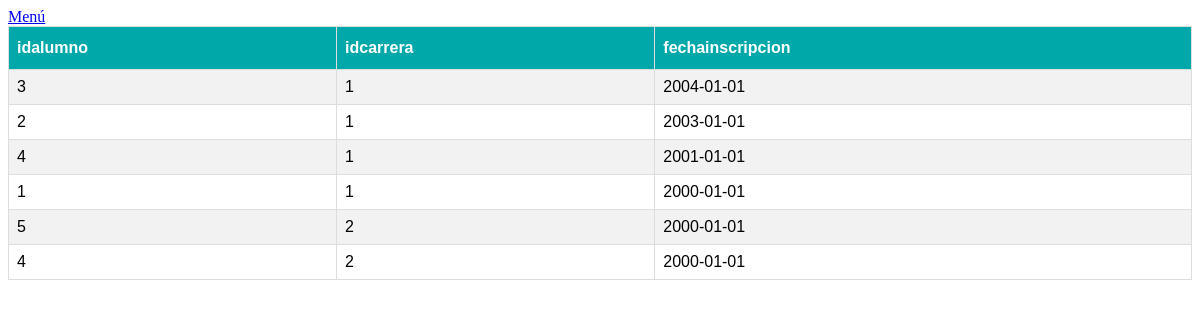
Page /vistas/vistaInscripcionesCarrera.php on the committed database.
### tables this page shows
CREATE TABLE inscripciones_carrera(
    idalumno 		integer NOT NULL REFERENCES alumno (identificador),
    idcarrera		integer NOT NULL REFERENCES carrera (identificador),
    fechainscripcion	date NOT NULL
);

### vistas/vistaInscripcionesCarrera.php (the view, shortened to what this page needs)
<?php
	include __DIR__ . '/../head.php';
?>
<body>
	<div id="cards" class="cards">
		<a href="../index.php">Menú</a><br>
		<?php
			$tableName = 'inscripciones_carrera';
			$primerColumna = 'fechainscripcion';
			include __DIR__ . "/../defines.php";
			$sql = "SHOW COLUMNS FROM $tableName";
			$result = mysqli_query($mysqli, $sql);
			while($x = mysqli_fetch_assoc($result)){
				$fields[] = $x['Field'];
			}
			echo "<table id='tablaDatos'><tr>";
			foreach($fields as $f){
				echo "<th>$f</th>";
			}
			echo "</tr>";
			$sql = "SELECT * FROM $tableName ORDER BY $primerColumna DESC";
			if ($result=mysqli_query($mysqli,$sql))
			{
				while ($row=mysqli_fetch_row($result))
				{
					echo "<tr>";
					foreach($row as $key => $value){
						echo "<td>$value</td>";
					}
					echo "</tr>";
				}
			}else{
				echo $result->$error;
			}
			echo "</table>";
		?>
	</div>
</body>
</html>

### css/style.css (style rules this page uses)
#tablaDatos { font-family: "Trebuchet MS", Arial, Helvetica, sans-serif; border-collapse: collapse; width: 100%; }
#tablaDatos td, #tablaDatos th { border: 1px solid #ddd; padding: 8px; }
#tablaDatos tr:nth-child(even) { background-color: #f2f2f2; }
#tablaDatos th { padding-top: 12px; padding-bottom: 12px; text-align: left; background-color: #00A8A9; color: white; }

### rows in the picture
inscripciones_carrera: idalumno "3", idcarrera "1", fechainscripcion "2004-01-01"
inscripciones_carrera: idalumno "2", idcarrera "1", fechainscripcion "2003-01-01"
inscripciones_carrera: idalumno "4", idcarrera "1", fechainscripcion "2001-01-01"
inscripciones_carrera: idalumno "1", idcarrera "1", fechainscripcion "2000-01-01"
inscripciones_carrera: idalumno "5", idcarrera "2", fechainscripcion "2000-01-01"
inscripciones_carrera: idalumno "4", idcarrera "2", fechainscripcion "2000-01-01"

### other values in the picture
$f "idalumno"
$f "idcarrera"
$f "fechainscripcion"
